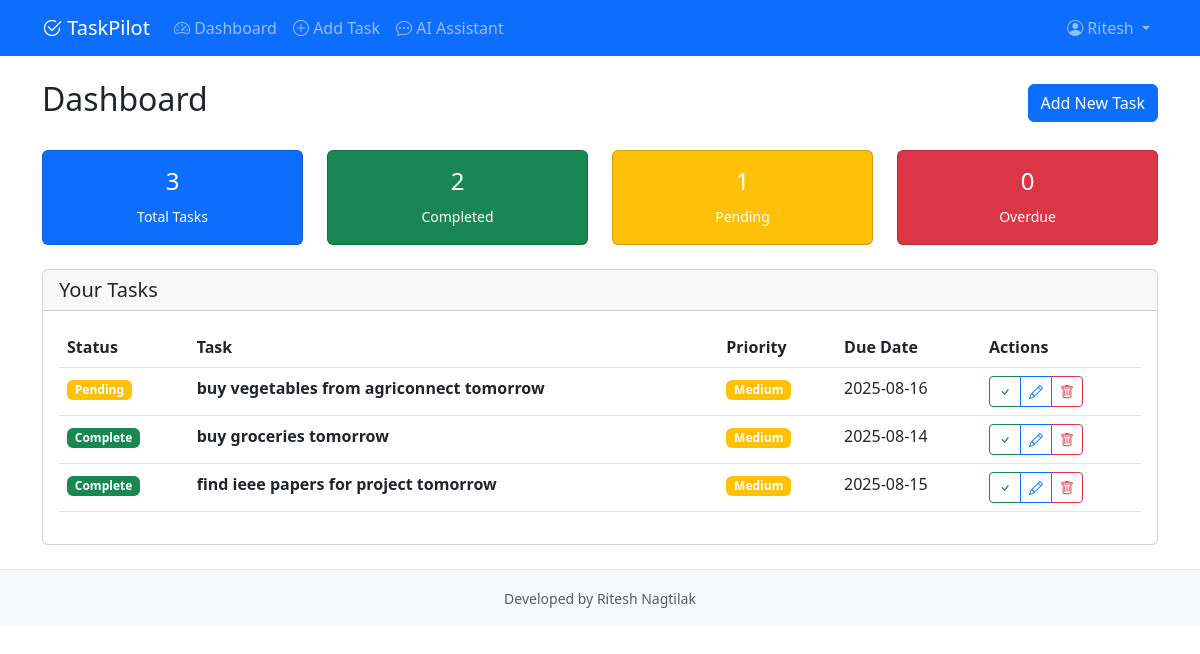
The app's page /dashboard (signed in) with its own data.
### tables this page shows
CREATE TABLE tasks (
            id INTEGER PRIMARY KEY AUTOINCREMENT,
            user_id INTEGER NOT NULL,
            title TEXT NOT NULL,
            description TEXT,
            category TEXT DEFAULT 'General',
            priority TEXT DEFAULT 'Medium',
            due_date DATE,
            is_completed BOOLEAN DEFAULT FALSE,
            created_at TIMESTAMP DEFAULT CURRENT_TIMESTAMP,
            updated_at TIMESTAMP DEFAULT CURRENT_TIMESTAMP,
            FOREIGN KEY (user_id) REFERENCES users (id)
        );

### app.py (the view)
@app.route('/dashboard')
@login_required
def dashboard():
    conn = get_db_connection()
    tasks = conn.execute('SELECT * FROM tasks WHERE user_id = ? ORDER BY is_completed, due_date ASC',
                        (session['user_id'],)).fetchall()
    total = len(tasks)
    completed = sum(1 for task in tasks if task['is_completed'])
    pending = total - completed
    overdue = sum(1 for task in tasks if not task['is_completed'] and
                 task['due_date'] and task['due_date'] < str(date.today()))
    stats = {'total': total, 'completed': completed, 'pending': pending, 'overdue': overdue}
    conn.close()
    return render_template('dashboard.html', tasks=tasks, stats=stats)

### app.py (called while the page is built)
def get_db_connection():
    conn = sqlite3.connect('taskpilot.db')
    conn.row_factory = sqlite3.Row
    return conn

def login_required(f):
    @wraps(f)
    def decorated_function(*args, **kwargs):
        if 'user_id' not in session:
            flash('Please log in to access this page.', 'error')
            return redirect(url_for('login'))
        return f(*args, **kwargs)
    return decorated_function

### templates/dashboard.html (shortened to what this page needs)
{% extends "base.html" %}
{% block content %}
<div class="d-flex justify-content-between align-items-center mb-4">
    <h2>Dashboard</h2>
    <a href="{{ url_for('add_task') }}" class="btn btn-primary">Add New Task</a>
</div>
<div class="row mb-4">
    <div class="col-md-3">
        <div class="card bg-primary text-white">
            <div class="card-body text-center">
                <h4>{{ stats.total }}</h4>
                <small>Total Tasks</small>
            </div>
        </div>
    </div>
    <div class="col-md-3">
        <div class="card bg-success text-white">
            <div class="card-body text-center">
                <h4>{{ stats.completed }}</h4>
                <small>Completed</small>
            </div>
        </div>
    </div>
    <div class="col-md-3">
        <div class="card bg-warning text-white">
            <div class="card-body text-center">
                <h4>{{ stats.pending }}</h4>
                <small>Pending</small>
            </div>
        </div>
    </div>
    <div class="col-md-3">
        <div class="card bg-danger text-white">
            <div class="card-body text-center">
                <h4>{{ stats.overdue }}</h4>
                <small>Overdue</small>
            </div>
        </div>
    </div>
</div>
<div class="card">
    <div class="card-header">
        <h5 class="mb-0">Your Tasks</h5>
    </div>
    <div class="card-body">
        {% if tasks %}
            <div class="table-responsive">
                <table class="table table-hover">
                    <thead>
                        <tr>
                            <th>Status</th>
                            <th>Task</th>
                            <th>Priority</th>
                            <th>Due Date</th>
                            <th>Actions</th>
                        </tr>
                    </thead>
                    <tbody>
                        {% for task in tasks %}
                            <tr>
                                <td>
                                    <span class="badge {{ 'bg-success' if task.is_completed else 'bg-warning' }}">
                                        {{ 'Complete' if task.is_completed else 'Pending' }}
                                    </span>
                                </td>
                                <td>
                                    <strong>{{ task.title }}</strong>
                                </td>
                                <td>
                                    <span class="badge
                                        {{ 'bg-danger' if task.priority == 'High' else
                                           'bg-warning' if task.priority == 'Medium' else 'bg-secondary' }}">
                                        {{ task.priority }}
                                    </span>
                                </td>
                                <td>
                                    {{ task.due_date if task.due_date else 'No deadline' }}
                                </td>
                                <td>
                                    <div class="btn-group btn-group-sm">
                                        <a href="{{ url_for('complete_task', task_id=task.id) }}"
                                           class="btn btn-outline-success" title="Toggle Complete">
                                            <i class="bi bi-check"></i>
                                        </a>
                                        <a href="{{ url_for('edit_task', task_id=task.id) }}"
                                           class="btn btn-outline-primary" title="Edit">
                                            <i class="bi bi-pencil"></i>
                                        </a>
                                        <a href="{{ url_for('delete_task', task_id=task.id) }}"
                                           class="btn btn-outline-danger" title="Delete"
                                           onclick="return confirm('Are you sure?')">
                                            <i class="bi bi-trash"></i>
                                        </a>
                                    </div>
                                </td>
                            </tr>
                        {% endfor %}
                    </tbody>
                </table>
            </div>
        {% endif %}
    </div>
</div>
{% endblock %}

### templates/base.html (shortened to what this page needs)
<!DOCTYPE html>
<html lang="en">
<head>
    <link href="https://cdn.jsdelivr.net/npm/bootstrap@5.3.0/dist/css/bootstrap.min.css" rel="stylesheet">
    <link rel="stylesheet" href="https://cdn.jsdelivr.net/npm/bootstrap-icons@1.11.0/font/bootstrap-icons.css">
</head>
<body>
    <nav class="navbar navbar-expand-lg navbar-dark bg-primary">
        <div class="container">
            <a class="navbar-brand" href="{{ url_for('index') }}">
                <i class="bi bi-check2-circle"></i> TaskPilot
            </a>
            <div class="collapse navbar-collapse" id="navbarNav">
                <ul class="navbar-nav me-auto">
                    {% if session.user_id %}
                        <li class="nav-item">
                            <a class="nav-link" href="{{ url_for('dashboard') }}">
                                <i class="bi bi-speedometer2"></i> Dashboard
                            </a>
                        </li>
                        <li class="nav-item">
                            <a class="nav-link" href="{{ url_for('add_task') }}">
                                <i class="bi bi-plus-circle"></i> Add Task
                            </a>
                        </li>
                        <li class="nav-item">
                            <a class="nav-link" href="{{ url_for('chatbot') }}">
                                <i class="bi bi-chat-dots"></i> AI Assistant
                            </a>
                        </li>
                    {% endif %}
                </ul>
                <ul class="navbar-nav">
                    {% if session.user_id %}
                        <li class="nav-item dropdown">
                            <a class="nav-link dropdown-toggle" href="#" role="button" data-bs-toggle="dropdown">
                                <i class="bi bi-person-circle"></i> {{ session.username }}
                            </a>
                        </li>
                    {% endif %}
                </ul>
            </div>
        </div>
    </nav>
    <main class="container mt-4">
        {% block content %}{% endblock %}
    </main>
    <footer class="bg-light text-center text-muted py-3 mt-4 border-top">
        <div class="container">
            <small>Developed by Ritesh Nagtilak</small>
        </div>
    </footer>
</body>
</html>

### records on screen
tasks: is_completed "Pending", title "buy vegetables from agriconnect tomorrow", priority "Medium", due_date "2025-08-16"
tasks: is_completed "Complete", title "buy groceries tomorrow", priority "Medium", due_date "2025-08-14"
tasks: is_completed "Complete", title "find ieee papers for project tomorrow", priority "Medium", due_date "2025-08-15"

### other values on screen
{{ session.username }} "Ritesh"
{{ stats.total }} "3"
{{ stats.completed }} "2"
{{ stats.pending }} "1"
{{ stats.overdue }} "0"
